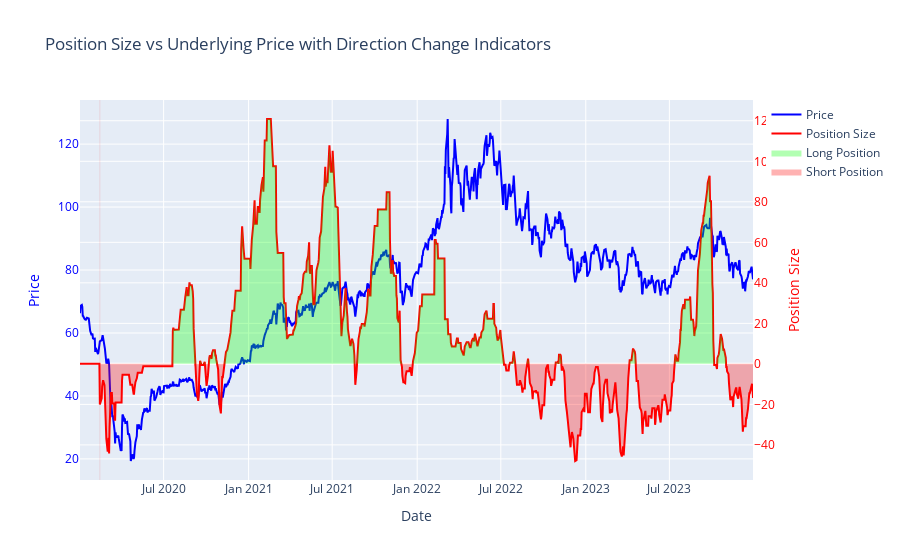
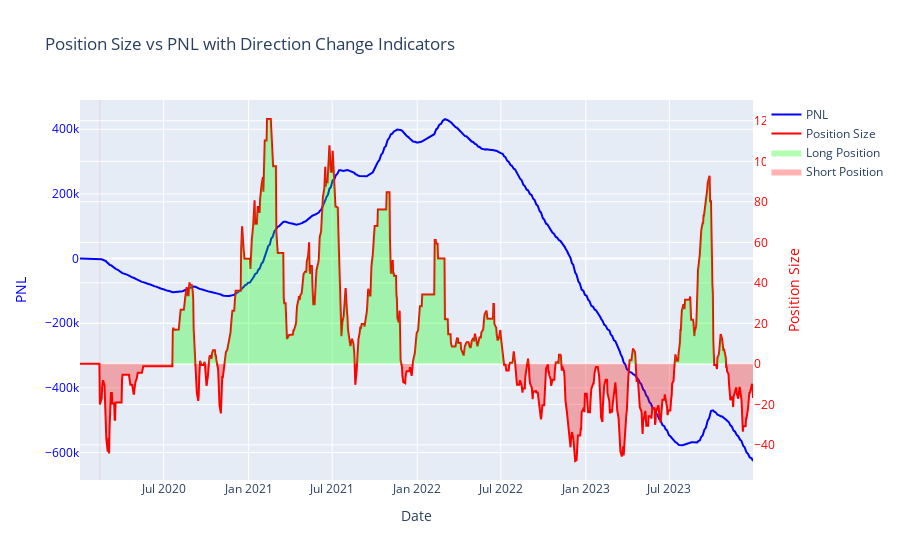

The code cell stored with these charts, in order, in its notebook:
### Code cell
import yfinance as yf
import pandas as pd
import plotly.graph_objs as go
import numpy as np

def fetch_data(ticker, start_date='2020-01-01', end_date='2024-01-01'):
    """Fetch historical data for the given ticker."""
    return yf.download(ticker, start=start_date, end=end_date)

def ewmac(price, vol, Lfast, Lslow):
    fast_ewma = price.ewm(span=Lfast, min_periods=1).mean()
    slow_ewma = price.ewm(span=Lslow, min_periods=1).mean()
    raw_ewmac = fast_ewma - slow_ewma
    return raw_ewmac / vol.ffill()

def calculate_ewmac_signals(data, parameters):
    for filter_speed in parameters:
        Lfast = filter_speed
        Lslow = 4 * filter_speed
        signal_name = f'EWMAC_{filter_speed}'
        data[signal_name] = scale_cap_forecast(ewmac(data['Close'], data['Volatility'], Lfast, Lslow))
    return data

def scale_cap_forecast(signals, cap=20):
    signals = signals * 10 / signals.abs().mean()
    return signals.clip(-cap, cap)

def calculate_pnl(trades, data, transaction_cost=0.001, multiplier=1):
    trades['Price Change'] = data['Close'].diff().fillna(0)
    trades['Position Change'] = trades['Position'].diff().fillna(0)
    trades['Trade Price'] = trades['Position Change'] * data['Close'] * multiplier
    trades['Realized PnL'] = trades['Trade Price'] - transaction_cost * trades['Trade Price'].abs()
    trades['Cumulative Realized PnL'] = trades['Realized PnL'].cumsum()
    trades['Unrealized PnL'] = trades['Position'] * trades['Price Change'] * multiplier
    trades['Total PnL'] = trades['Cumulative Realized PnL'] + trades['Unrealized PnL']
    return trades

def plot_position_size(position_size, price):
    fig = go.Figure()

    fig.add_trace(go.Scatter(x=price.index, y=price, mode='lines', name='Price', line=dict(color='blue')))
    fig.add_trace(go.Scatter(x=position_size.index, y=position_size, mode='lines', name='Position Size', line=dict(color='red'), yaxis='y2'))
    fig.add_trace(go.Scatter(x=position_size.index, y=position_size * (position_size > 0), mode='lines', fill='tozeroy', name='Long Position', fillcolor='rgba(0,255,0,0.3)', line=dict(width=0), hoverinfo='skip', yaxis='y2'))
    fig.add_trace(go.Scatter(x=position_size.index, y=position_size * (position_size < 0), mode='lines', fill='tozeroy', name='Short Position', fillcolor='rgba(255,0,0,0.3)', line=dict(width=0), hoverinfo='skip', yaxis='y2'))

    for i in range(1, len(position_size)):
        if position_size.iloc[i] != 0 and position_size.iloc[i - 1] == 0:
            fig.add_shape(type="line", xref="x", yref="paper", x0=position_size.index[i], x1=position_size.index[i], y0=0, y1=1, line=dict(color="green" if position_size[i] > 0 else "red", width=1), opacity=0.1)

    fig.update_layout(title='Position Size vs Underlying Price with Direction Change Indicators', xaxis_title='Date')
    fig.update_layout(yaxis=dict(title='Price', color='blue'),
                      yaxis2=dict(title='Position Size', color='red', overlaying='y', side='right'))
    
    fig.show()

def plot_position_size_vs_pnl(trades, pnl):
    fig = go.Figure()

    fig.add_trace(go.Scatter(x=pnl.index, y=pnl, mode='lines', name='PNL', line=dict(color='blue')))
    fig.add_trace(go.Scatter(x=trades.index, y=trades['Position'], mode='lines', name='Position Size', line=dict(color='red'), yaxis='y2'))
    fig.add_trace(go.Scatter(x=trades.index, y=trades['Position'] * (trades['Position'] > 0), mode='lines', fill='tozeroy', name='Long Position', fillcolor='rgba(0,255,0,0.3)', line=dict(width=0), hoverinfo='skip', yaxis='y2'))
    fig.add_trace(go.Scatter(x=trades.index, y=trades['Position'] * (trades['Position'] < 0), mode='lines', fill='tozeroy', name='Short Position', fillcolor='rgba(255,0,0,0.3)', line=dict(width=0), hoverinfo='skip', yaxis='y2'))

    for i in range(1, len(trades)):
        if trades['Position'].iloc[i] != 0 and trades['Position'].iloc[i - 1] == 0:
            fig.add_shape(type="line", xref="x", yref="paper", x0=trades.index[i], x1=trades.index[i], y0=0, y1=1, line=dict(color="green" if trades['Position'].iloc[i] > 0 else "red", width=1), opacity=0.1)

    fig.update_layout(title='Position Size vs PNL with Direction Change Indicators', xaxis_title='Date')
    fig.update_layout(yaxis=dict(title='PNL', color='blue'),
                      yaxis2=dict(title='Position Size', color='red', overlaying='y', side='right'))
    
    fig.show()

def adjust_trade_buffer(data, max_loss_sharpe, window=30):
    """
    Adjust trade buffer to ensure the maximum loss Sharpe ratio does not exceed the given threshold.
    
    :param data: DataFrame containing the daily returns and position sizes.
    :param max_loss_sharpe: Maximum loss Sharpe ratio threshold.
    :param window: Rolling window size in days.
    :return: Adjusted trade buffer.
    """
    # Calculate rolling mean and standard deviation of daily returns
    rolling_mean = data['Daily_Returns'].rolling(window=window).mean()
    rolling_std = data['Daily_Returns'].rolling(window=window).std()

    # Calculate rolling Sharpe ratio (assumes risk-free rate is 0)
    rolling_sharpe = rolling_mean / rolling_std

    # Calculate the trade buffer based on the max loss Sharpe ratio
    trade_buffer = (rolling_sharpe.abs() / max_loss_sharpe).clip(lower=1)
    
    return trade_buffer

def calculate_backtest_metrics(trades, capital, strat, multiplier=1):
    """
    Calculate various backtest metrics based on position size and price data.

    :param trades: DataFrame containing trades data.
    :param capital: Initial capital for the backtest.
    :param strat: Strategy name.
    :param multiplier: Multiplier for futures contracts.

    :return: DataFrame containing backtest metrics.
    """
    # Calculate daily returns
    daily_pnl = trades['Total PnL'].diff().fillna(0)
    
    # Calculate cumulative P&L
    cumulative_pnl = trades['Total PnL']

    # Calculate daily mean return and standard deviation from PnL
    daily_mean_return = daily_pnl.mean()
    daily_std_dev = daily_pnl.std()

    # Annualize the mean return and standard deviation
    annualized_return = daily_mean_return * 252 / capital
    annualized_std_dev = daily_std_dev * np.sqrt(252) / capital

    # Calculate the annualized Sharpe ratio
    sharpe_ratio = annualized_return / annualized_std_dev

    # Calculate annualized return percentage
    annualized_return_pct = annualized_return * 100

    # Additional metrics
    drawdowns = cumulative_pnl - cumulative_pnl.cummax()
    max_drawdown = drawdowns.min()
    avg_drawdown = drawdowns.mean()

    # Calculate average position size
    avg_position = trades['Position'].abs().mean()

    # Calculate annual turnover
    total_turnover = trades['Position'].diff().abs().sum()
    annual_turnover = total_turnover / avg_position / len(trades) * 252

    skew = daily_pnl.skew()
    lower_tail = daily_pnl.quantile(0.05)
    upper_tail = daily_pnl.quantile(0.95)
    alpha = (cumulative_pnl.iloc[-1] / cumulative_pnl.std()) * np.sqrt(252)

    return pd.DataFrame({
        "Initial Capital": capital,
        "Mean Annualised Return  %": annualized_return_pct,
        "Max Drawdown %": max_drawdown / capital * 100,
        "Avg Drawdown %": avg_drawdown / capital * 100,
        "Annual Standard Deviation %": annualized_std_dev * 100,
        "Sharpe Ratio": sharpe_ratio,
        "Annual Turnover": annual_turnover,
        "Skew": skew,
        "Lower Tail (5th percentile)": lower_tail,
        "Upper Tail (95th percentile)": upper_tail,
        "Cumulative PnL": cumulative_pnl.iloc[-1]
    }, index=[strat]).T

def calculate_position_size(capped_signals, risk_target, volatility, price, capital, instrument_weights, fx_rate, idm):
    """
    Calculate the position size based on capped signals, risk target, and other parameters.

    :param capped_signals: DataFrame containing capped EWMAC signals.
    :param risk_target: Annualized risk target.
    :param volatility: Current volatility of the instrument.
    :param price: Current price of the instrument.
    :param capital: Total capital available for trading.
    :param instrument_weights: Weights of instruments in the portfolio.
    :param fx_rate: Exchange rate if applicable.
    :param idm: Instrument Diversification Multiplier.
    :return: Position size.
    """
    multiplier = 1000
    # Calculate the weighted average of capped signals
    weighted_signals = capped_signals.mul(instrument_weights, axis=1)
    average_signal = weighted_signals.sum(axis=1)

    # Calculate risk-adjusted unrounded position
    position = average_signal * capital * idm * risk_target / (10 * multiplier * price * fx_rate * volatility)
    
    return position

def backtest(ticker='BZ=F', start_date='2020-01-01', end_date='2024-01-01', parameters=[4, 8, 16, 32, 64],
             risk_target=0.2, capital=100000, plot=True, transaction_cost=0.0002, max_loss_sharpe=0.1):
    strat = "EWMAC_" + '_'.join([str(i) for i in parameters])
    instrument_weights = 1  # Example instrument weights
    fx_rate = 1.0  # Example exchange rate if applicable
    idm = 1  # Example Instrument Diversification Multiplier

    # Fetch data
    data = fetch_data(ticker, start_date, end_date)

    # Calculate daily returns
    data['Daily_Returns'] = data['Close'].pct_change()

    # Calculate volatility
    data['Volatility'] = data['Daily_Returns'].ewm(span=30, min_periods=0).std()

    # Calculate EWMAC signals (scaled and capped)
    data = calculate_ewmac_signals(data, parameters)
    signal_cols = [i for i in data.columns if "EWM" in i]

    # Calculate ideal position size
    data["Ideal Position Size"] = calculate_position_size(data[signal_cols], risk_target, data['Volatility'], data['Close'], capital, instrument_weights, fx_rate, idm)

    # Adjust trade buffer based on max loss Sharpe ratio
    data['Trade Buffer'] = adjust_trade_buffer(data, max_loss_sharpe)

    # Apply trade buffer
    data['Position Size'] = data['Ideal Position Size'].where(
        (data['Ideal Position Size'] - data['Ideal Position Size'].shift(1)).abs() > data['Trade Buffer'],
        other=np.nan
    ).ffill().fillna(0)

    # Create trades DataFrame
    trades = pd.DataFrame(index=data.index)
    trades['Position'] = data["Position Size"]
    trades = calculate_pnl(trades, data, transaction_cost, multiplier=1)

    # Calculate backtest metrics
    backtest_metrics = calculate_backtest_metrics(trades, capital, strat)
    
    pd.options.display.float_format = '{:.2f}'.format  # Adjust precision as needed
    # Print the calculated metrics
    print(backtest_metrics.round(2))

    if plot:
        plot_position_size(data["Position Size"], data['Close'])
        plot_position_size_vs_pnl(trades, trades['Total PnL'].cumsum())

    return data

# Run the backtest
data = backtest()
data

### Figure 1 — Plotly figure (JSON) as saved in the notebook; plotly's stock layout.template omitted (floating-point values rounded to 4 significant figures; data arrays with more than 128 entries replaced by an {"elided": "..."} marker saying what was removed)
{"data": [{"line": {"color": "blue"}, "mode": "lines", "name": "Price", "type": "scatter", "x": {"elided": "1004 str values"}, "y": {"elided": "1004 float values"}}, {"line": {"color": "red"}, "mode": "lines", "name": "Position Size", "type": "scatter", "x": {"elided": "1004 str values"}, "y": {"elided": "1004 float values"}, "yaxis": "y2"}, {"fill": "tozeroy", "fillcolor": "rgba(0,255,0,0.3)", "hoverinfo": "skip", "line": {"width": 0}, "mode": "lines", "name": "Long Position", "type": "scatter", "x": {"elided": "1004 str values"}, "y": {"elided": "1004 float values"}, "yaxis": "y2"}, {"fill": "tozeroy", "fillcolor": "rgba(255,0,0,0.3)", "hoverinfo": "skip", "line": {"width": 0}, "mode": "lines", "name": "Short Position", "type": "scatter", "x": {"elided": "1004 str values"}, "y": {"elided": "1004 float values"}, "yaxis": "y2"}], "layout": {"shapes": [{"line": {"color": "red", "width": 1}, "opacity": 0.1, "type": "line", "x0": "2020-02-14T00:00:00", "x1": "2020-02-14T00:00:00", "xref": "x", "y0": 0, "y1": 1, "yref": "paper"}], "title": {"text": "Position Size vs Underlying Price with Direction Change Indicators"}, "xaxis": {"title": {"text": "Date"}}, "yaxis": {"color": "blue", "title": {"text": "Price"}}, "yaxis2": {"color": "red", "overlaying": "y", "side": "right", "title": {"text": "Position Size"}}}}

### Figure 2 — Plotly figure (JSON) as saved in the notebook; plotly's stock layout.template omitted (floating-point values rounded to 4 significant figures; data arrays with more than 128 entries replaced by an {"elided": "..."} marker saying what was removed)
{"data": [{"line": {"color": "blue"}, "mode": "lines", "name": "PNL", "type": "scatter", "x": {"elided": "1004 str values"}, "y": {"elided": "1004 float values"}}, {"line": {"color": "red"}, "mode": "lines", "name": "Position Size", "type": "scatter", "x": {"elided": "1004 str values"}, "y": {"elided": "1004 float values"}, "yaxis": "y2"}, {"fill": "tozeroy", "fillcolor": "rgba(0,255,0,0.3)", "hoverinfo": "skip", "line": {"width": 0}, "mode": "lines", "name": "Long Position", "type": "scatter", "x": {"elided": "1004 str values"}, "y": {"elided": "1004 float values"}, "yaxis": "y2"}, {"fill": "tozeroy", "fillcolor": "rgba(255,0,0,0.3)", "hoverinfo": "skip", "line": {"width": 0}, "mode": "lines", "name": "Short Position", "type": "scatter", "x": {"elided": "1004 str values"}, "y": {"elided": "1004 float values"}, "yaxis": "y2"}], "layout": {"shapes": [{"line": {"color": "red", "width": 1}, "opacity": 0.1, "type": "line", "x0": "2020-02-14T00:00:00", "x1": "2020-02-14T00:00:00", "xref": "x", "y0": 0, "y1": 1, "yref": "paper"}], "title": {"text": "Position Size vs PNL with Direction Change Indicators"}, "xaxis": {"title": {"text": "Date"}}, "yaxis": {"color": "blue", "title": {"text": "PNL"}}, "yaxis2": {"color": "red", "overlaying": "y", "side": "right", "title": {"text": "Position Size"}}}}
